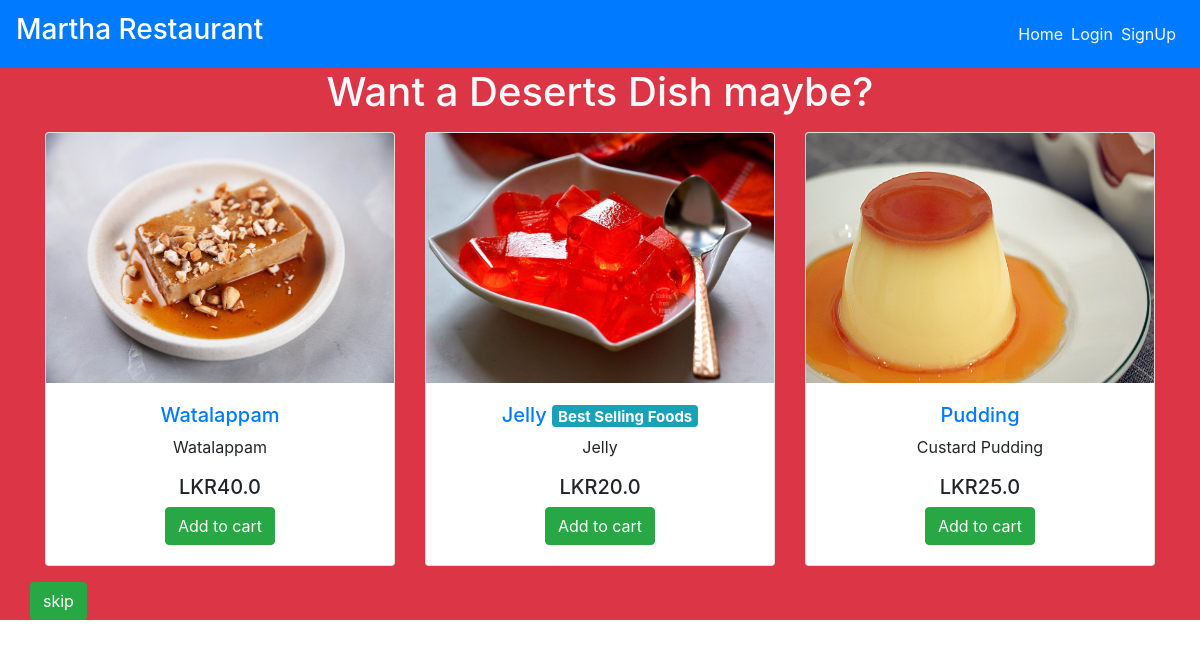
The page /side/ on the database its author committed.
### main/models.py (models this page shows, shortened)
class Item(models.Model):
    LABELS = (
        ('Best Selling Foods', 'Best Selling Foods'),
        ('New Food', 'New Food'),
        ('Spicy Foods🔥', 'Spicy Foods🔥'),
    )
    LABEL_COLOUR = (
        ('danger', 'danger'),
        ('success', 'success'),
        ('primary', 'primary'),
        ('info', 'info'),
        ('warning', 'warning'),
    )
    title = models.CharField(max_length=150)
    description = models.CharField(max_length=250,blank=True)
    price = models.FloatField()
    pieces = models.IntegerField(default=6)
    instructions = models.CharField(max_length=250,default="Available")
    image = models.ImageField(default='default.png', upload_to='images/')
    labels = models.CharField(max_length=25, choices=LABELS, blank=True)
    label_colour = models.CharField(max_length=15, choices=LABEL_COLOUR, blank=True)
    slug = models.SlugField(default="foods")
    created_by = models.ForeignKey(User, on_delete=models.CASCADE)

### main/views.py (the view)
# urls.py: path('side/', views.side, name='side'),
def side(request):
     item = Item.objects.filter(label_colour='info')
     context = {
        'item' : item
     }
     return render(request, 'main/side.html', context)

### main/templates/main/side.html
{% extends "main/layout.html" %}
{% block content %}
  <div class="home bg-danger">
    <div class="container">
      <h1 class="text-center text-light mb-3">Want a Deserts Dish maybe?</h1>
      <div class="row">
        {% for item in item %}
            <div class="col-sm-4">
                <div class="card mb-3" style="height: fit-content; overflow: auto;">
                  <img src="{{ item.image.url }}" style="height: 250px;">
                    <div class="card-body text-center">
                      <h5 class="text-center"><a href="{% url 'main:dishes' item.slug %}">{{ item.title }} </a><span class="badge badge-{{ item.label_colour }}">{{ item.labels }}</span></h5>
                      <p class="text-center">{{ item.description }}</p>
                      <h5 class="text-center">LKR{{ item.price }}</h5>
                      <a href="{% url 'main:add-to-carta' item.slug%}" class="btn btn-success btn-md my-0 p">Add to cart</a>
                    </div>
                </div>
            </div>
        {% endfor %}
        <a href="{% url 'main:cart'%}" class="btn btn-success btn-md my-0 p">skip</a>
      </div>
    </div>
  </div>
{% endblock content %}

### rows shown on the page
Item: image (picture), title "Watalappam", description "Watalappam", price "40.0"
Item: image (picture), title "Jelly", labels "Best Selling Foods", description "Jelly", price "20.0"
Item: image (placeholder picture), title "Pudding", description "Custard Pudding", price "25.0"
